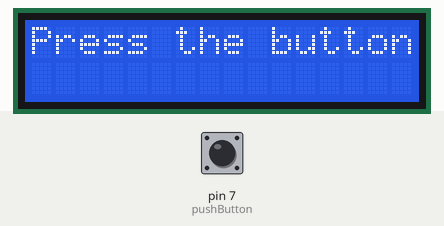
The sketch below on a simulated Arduino Uno, built for the host (arithmetic inside an expression is 32-bit, double 64-bit). On the bench: 16×2 character LCD. The test bench sets the inputs (shaded band); at power-on: pin 7 (pushButton) LOW. WiFi joins after 1.5 s; servers stay silent unless stated; uploads are accepted with an empty reply; what the sketch prints to the serial monitor is not drawn.

Above: at 3.7 s.
3.8 s: pin 7 (pushButton) pulled HIGH for 0.15 s
At 4.4 s:
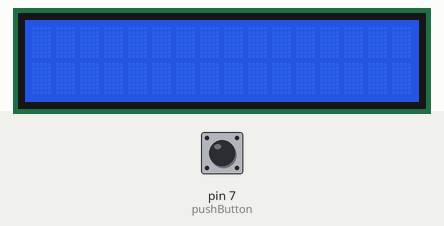
Timing chart, 0 to 6.8 s (numbered marks = the images above; inputs shaded):
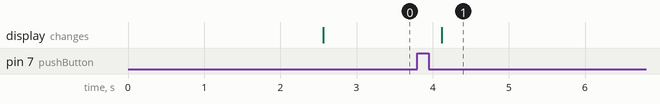

The sketch:

HeartQuotes.ino
```cpp
/*

  HeartQuotes

  Get a random quote from http://www.iheartquotes.com/api/v1/random

  Circuit:
  * Ethernet shield attached to pins 10, 11, 12, 13

  For info and circuit diagrams see https://github.com/tardate/LittleArduinoProjects/tree/main/playground/HeartQuotes

 */

#include <SPI.h>
#include <Ethernet.h>
#include <LiquidCrystal.h>

// Enter a MAC address for your controller below.
// Newer Ethernet shields have a MAC address printed on a sticker on the shield
// See http://www.freetronics.com/pages/setting-arduino-ethernet-mac-address#.U_oa7oC1Z-g
byte mac[] = { 0xDE, 0xAD, 0xBE, 0xEF, 0xFE, 0xED };

// if you don't want to use DNS (and reduce your sketch size)
// use the numeric IP instead of the name for the server:
//IPAddress server(174,129,20,208);
char server[] = "www.iheartquotes.com";

// Set the static IP address to use if the DHCP fails to assign
IPAddress ip(192,168,0,177);

// Initialize the Ethernet client library
// with the IP address and port of the server
// that you want to connect to (port 80 is default for HTTP):
EthernetClient client;

LiquidCrystal lcd(8, 9, 6, 4, 3, 2);

int pushButton = 7;   // digital pin has a pushbutton attached to it
int buttonStatus = 0; // track button status - normally pulled low

void setup() {
  Serial.begin(115200);
  pinMode(pushButton, INPUT); // pushbutton's pin an input

  // start the Ethernet connection:
  if (Ethernet.begin(mac) == 0) {
    Serial.println("Failed to configure Ethernet using DHCP");
    // try to congifure using IP address instead of DHCP:
    Ethernet.begin(mac, ip);
  }
  // give the Ethernet shield a second to initialize:
  Serial.println("firing up the Ethernet...");
  delay(1000);

  Serial.println("Press the button to get a quote!");

  lcd.begin(16, 2); // set up the LCD's number of columns and rows
  lcd.print("Press the button to get a quote!");
  lcd.autoscroll();

}

void loop()
{
  int buttonState = digitalRead(pushButton); // read the input pin

  if(buttonState!=buttonStatus) {
    // status has changed
    buttonStatus = buttonState;
    if(buttonStatus==1) getQuote();
  }

  delay(15);
}

void getQuote() {
  if(sendRequest()) {
    String response = String("");
    while(client.connected()) {
      if (client.available()) {
        char c = client.read();
        if (c != -1) response += c;
      }
    }

    // this feels very hackety - and it is! It finds the body section of the response,
    // then the quote will be the rest of the line - which may end in \r or \n (it seems to vary)
    // ... and if any of that fails, this will probably blow up!
    int quoteStart = response.indexOf("\r\n\r\n") + 4;
    int quoteEnd0D = response.indexOf("\r", quoteStart);
    int quoteEnd0A = response.indexOf("\n", quoteStart);
    int quoteEnd = (quoteEnd0D < quoteEnd0A && quoteEnd0D > 0) ? quoteEnd0D : quoteEnd0A;

    String quote = response.substring(quoteStart,quoteEnd);

    displayQuote(quote);
    client.stop();
  }
}

boolean sendRequest() {
  if (client.connect(server, 80)) {
    Serial.println("connected");
    // Make a HTTP request:
    client.println("GET /api/v1/random?max_lines=1&max_characters=32&show_permalink=0&show_source=0 HTTP/1.0");
    client.println("Host: www.iheartquotes.com");
    client.println("Connection: close");
    client.println();
    return true;
  }
  else {
    Serial.println("connection failed");
    return false;
  }
}

void displayQuote(String quote) {
  Serial.print("quote: ");
  Serial.println(quote);
  Serial.println("disconnecting.");
  lcd.clear();

  lcd.setCursor(16,0);
  for (int thisChar = 0; thisChar < quote.length(); thisChar++) {
    lcd.print(quote[thisChar]);
    delay(250);
  }

}
```

Measured:
- after the input at 3.8 s, the display: changes after 0.32 s (image 1)
